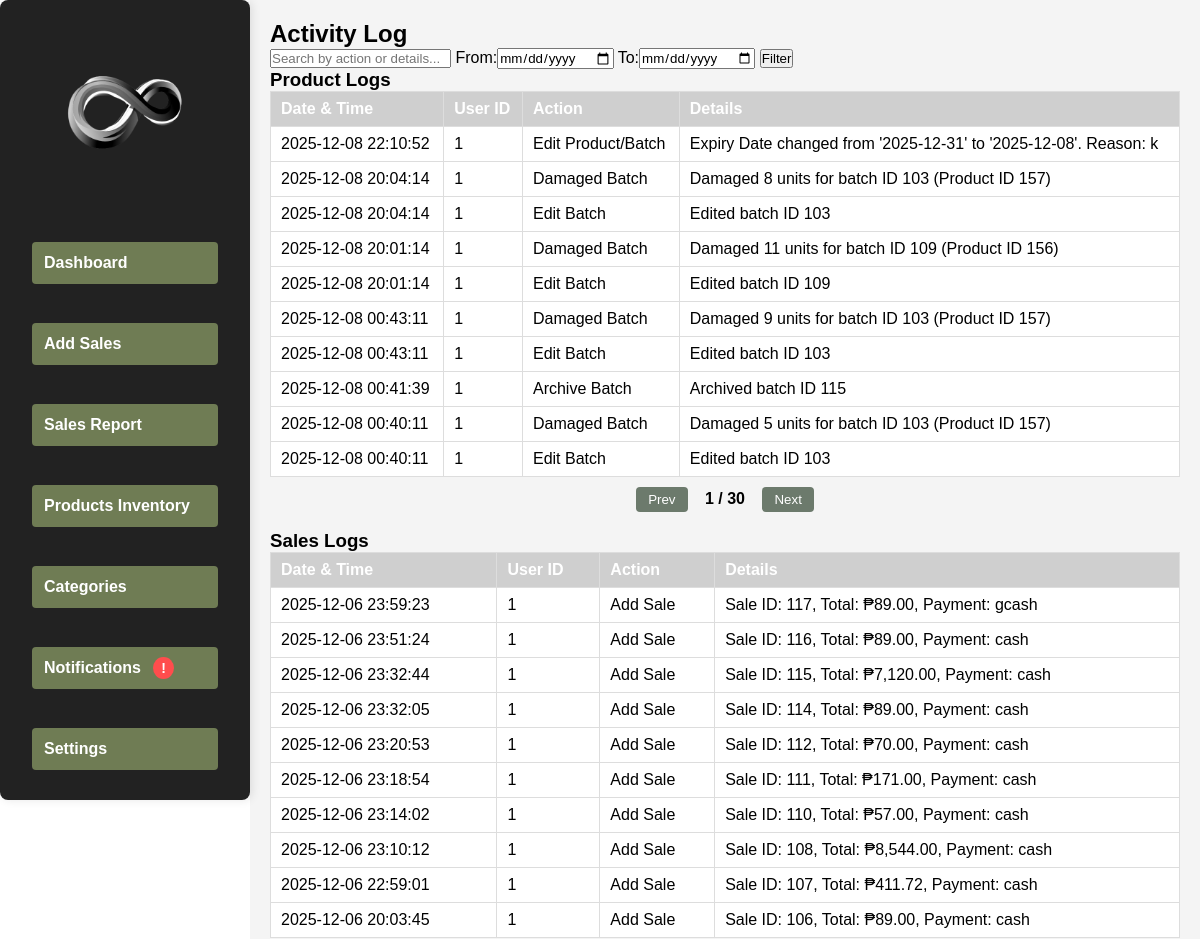
Before: /views/Activity.php (signed in, upper part) with the older database file.
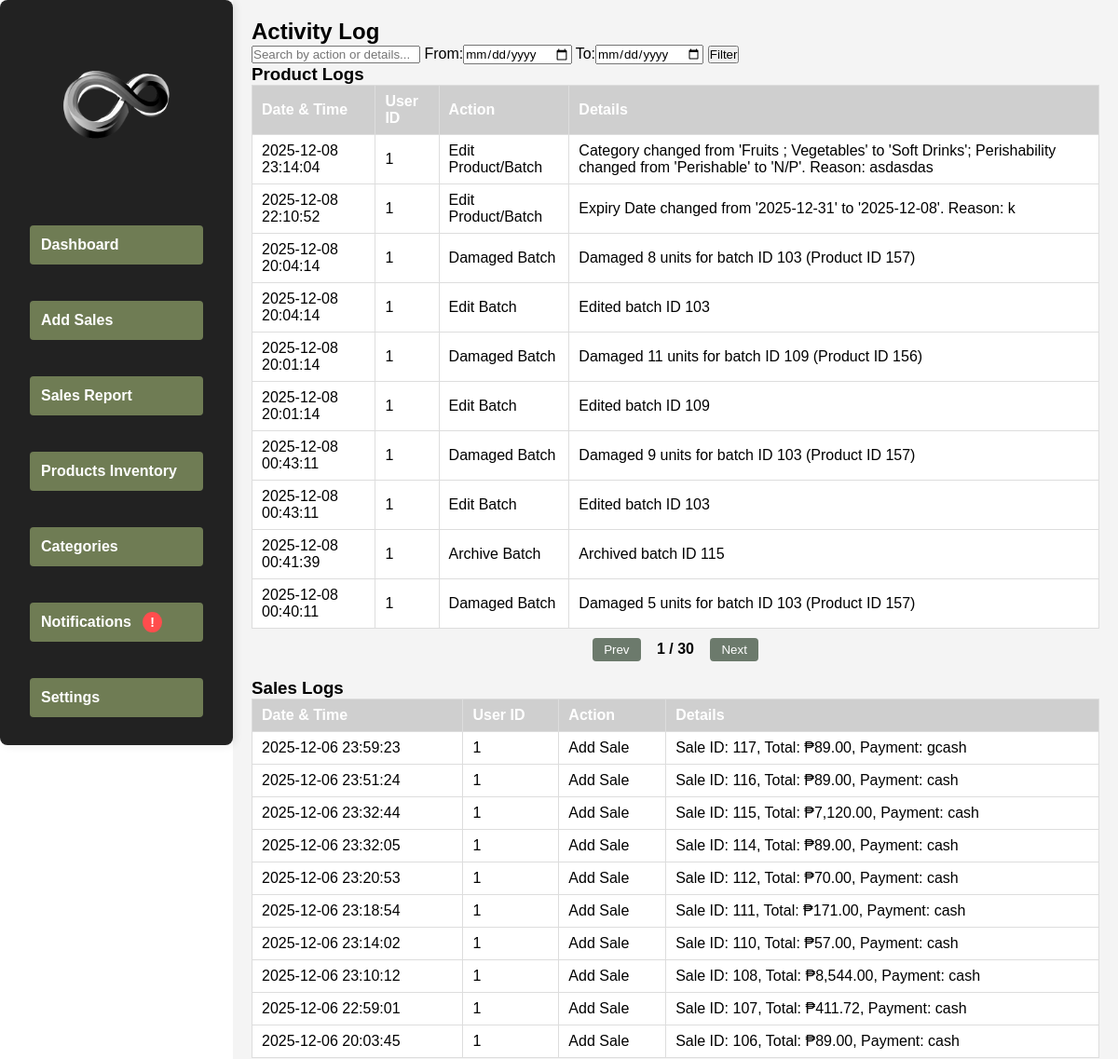
After: the same page with the newer database file.
### tables this page shows
CREATE TABLE `activity_log` (
  `id` int(11) NOT NULL AUTO_INCREMENT,
  `user_id` int(11) NOT NULL,
  `action` varchar(100) NOT NULL,
  `details` text DEFAULT NULL,
  `log_time` datetime NOT NULL,
  PRIMARY KEY (`id`)
);

### database.php (called while the page is built)
<?php
class Database {
    private static $host     = null;
    private static $dbname   = null;
    private static $username = null;
    private static $password = null;
    private static $port     = '3306';
    private static $conn     = null;
    public static function getConnection() {
        if (self::$conn === null) {
            self::$host     = getenv('MYSQLHOST')     ?: getenv('DB_HOST')     ?: 'localhost';
            self::$dbname   = getenv('MYSQLDATABASE') ?: getenv('DB_NAME')     ?: 'railway';
            self::$username = getenv('MYSQLUSER')     ?: getenv('DB_USER')     ?: 'root';
            self::$password = getenv('MYSQLPASSWORD') ?: getenv('DB_PASSWORD') ?: '';
            self::$port     = getenv('MYSQLPORT')     ?: getenv('DB_PORT')     ?: '3306';
            try {
                self::$conn = new PDO(
                    "mysql:host=" . self::$host . ";port=" . self::$port . ";dbname=" . self::$dbname,
                    self::$username,
                    self::$password
                );
                self::$conn->setAttribute(PDO::ATTR_ERRMODE, PDO::ERRMODE_EXCEPTION);
            } catch (PDOException $exception) {
                echo "Connection error: " . $exception->getMessage();
            }
        }
        return self::$conn;
    }
}
?>

### controllers/ActivityLogController.php (called while the page is built, shortened)
<?php
require_once $_SERVER['DOCUMENT_ROOT'] . '/POSu/models/ActivityLogModel.php';
class ActivityLogController {
    private $model;
    public function __construct() {
        $this->model = new ActivityLogModel();
    }
    public function getLogs($search = '', $startDate = '', $endDate = '', $limit = 50, $offset = 0) {
        return $this->model->getLogs($search, $startDate, $endDate, $limit, $offset);
    }
}
?>

### models/ActivityLogModel.php (called while the page is built, shortened)
<?php
require_once $_SERVER['DOCUMENT_ROOT'] . '/POSu/database.php';
class ActivityLogModel {
    private $conn;
    public function __construct() {
        $this->conn = Database::getConnection();
    }
    public function getLogs($search = '', $startDate = '', $endDate = '', $limit = 50, $offset = 0) {
        $sql = "SELECT * FROM activity_log WHERE 1=1";
        $params = [];
        $sql .= " ORDER BY log_time DESC LIMIT :limit OFFSET :offset";
        $stmt = $this->conn->prepare($sql);
        $stmt->bindValue(':limit', (int)$limit, PDO::PARAM_INT);
        $stmt->bindValue(':offset', (int)$offset, PDO::PARAM_INT);
        $stmt->execute();
        return $stmt->fetchAll(PDO::FETCH_ASSOC);
    }
}
?>

### views/Activity.php (the view, shortened to what this page needs)
<?php
require_once $_SERVER['DOCUMENT_ROOT'] . '/POSu/controllers/ActivityLogController.php';
$search = $_GET['search'] ?? '';
$startDate = $_GET['start_date'] ?? '';
$endDate = $_GET['end_date'] ?? '';
$controller = new ActivityLogController();
$logs = $controller->getLogs($search, $startDate, $endDate, 1000, 0);
function getEntity($log) {
    $text = strtolower($log['action'] . ' ' . $log['details']);
    if (strpos($text, 'batch') !== false || strpos($text, 'product') !== false) return 'Product';
    if (strpos($text, 'sale') !== false) return 'Sales';
    if (strpos($text, 'category') !== false) return 'Category';
    if (strpos($text, 'user') !== false) return 'User';
    return 'Other';
}
$entityLogs = [];
foreach ($logs as $log) {
    $entity = getEntity($log);
    $entityLogs[$entity][] = $log;
}
?>
<?php include $_SERVER['DOCUMENT_ROOT'] . '/POSu/includes/sidebar.php'; ?>
<link rel="stylesheet" href="/POSu/styles/stylee.css">
<link rel="stylesheet" href="/POSu/styles/activitycss.css">
<div class="main-content">
    <h2>Activity Log</h2>
    <form class="search-form" method="GET">
        <input type="text" placeholder="Search by action or details..." name="search" value="<?= htmlspecialchars($search) ?>">
        <label>From:<input type="date" name="start_date" value="<?= htmlspecialchars($startDate) ?>"></label>
        <label>To:<input type="date" name="end_date" value="<?= htmlspecialchars($endDate) ?>"></label>
        <button type="submit">Filter</button>
    </form>
    <?php foreach ($entityLogs as $entity => $logsArray): ?>
        <div class="entity-section">
            <h3><?= htmlspecialchars($entity) ?> Logs</h3>
            <table class="table" data-rows-per-page="10">
                <thead>
                    <tr>
                        <th>Date & Time</th>
                        <th>User ID</th>
                        <th>Action</th>
                        <th>Details</th>
                    </tr>
                </thead>
                <tbody>
                    <?php foreach ($logsArray as $log): ?>
                        <tr>
                            <td><?= htmlspecialchars($log['log_time']) ?></td>
                            <td><?= htmlspecialchars($log['user_id']) ?></td>
                            <td><?= htmlspecialchars($log['action']) ?></td>
                            <td><?= htmlspecialchars($log['details']) ?></td>
                        </tr>
                    <?php endforeach; ?>
                </tbody>
            </table>
            <div class="table-pagination" style="text-align:center; margin-top:10px;">
                <button class="prev-btn">Prev</button>
                <span class="page-info">1 / 1</span>
                <button class="next-btn">Next</button>
            </div>
        </div>
        <br>
    <?php endforeach; ?>
</div>

### includes/sidebar.php (shortened to what this page needs)
<?php
$role = $_SESSION['role'] ?? 'cashier';
$current_page = basename($_SERVER['REQUEST_URI']);
function checkNotifications() {
    $nearExpiryCount = 3;
    $lowStockCount = 2;
    return ($nearExpiryCount > 0 || $lowStockCount > 0);
}
?>
<aside class="sidebar">
    <div class="sidebar-header">
        <a href="/POSu/dashboard" class="sidebar-brand">
            <img src="/POSu/images/logo.png" alt="Logo">
        </a>
    </div>
    <ul class="nav">
        <li><a class="nav-link <?= (strpos($current_page, 'dashboard') !== false) ? 'active' : '' ?>" href="/POSu/dashboard">Dashboard</a></li>
        <li><a class="nav-link <?= (strpos($current_page, 'ADD-SALES-PAGE') !== false) ? 'active' : '' ?>" href="/POSu/ADD-SALES-PAGE">Add Sales</a></li>
        <?php if ($role === 'admin'): ?>
            <li><a class="nav-link <?= (strpos($current_page, 'sales') !== false) ? 'active' : '' ?>" href="/POSu/sales">Sales Report</a></li>
        <?php endif; ?>
        <li><a class="nav-link <?= (strpos($current_page, 'products') !== false) ? 'active' : '' ?>" href="/POSu/products">Products Inventory</a></li>
        <li><a class="nav-link <?= (strpos($current_page, 'Categories') !== false) ? 'active' : '' ?>" href="/POSu/Categories">Categories</a></li>
        <li>
            <a class="nav-link <?= (strpos($current_page, 'notifications') !== false) ? 'active' : '' ?>" href="/POSu/views/notifications.php">
                Notifications
                <?php if (checkNotifications()): ?>
                    <span class="notification-badge">!</span>
                <?php endif; ?>
            </a>
        </li>
        <li><a class="nav-link <?= (strpos($current_page, 'settings') !== false) ? 'active' : '' ?>" href="/POSu/views/settings.php">Settings</a></li>
    </ul>
</aside>

### styles/stylee.css (style rules this page uses)
* { margin: 0; padding: 0; box-sizing: border-box; font-family: Arial, sans-serif; }
.main-content { flex-grow: 1; padding: 20px; background-color: #f4f7fc; }
.sidebar { width: 250px; height: 100vh; background: #222; color: white; padding: 20px; position: fixed; left: 0; top: 0; }
.sidebar ul { list-style: none; padding: 0; }
.sidebar ul li { padding: 12px; text-align: left; }
.sidebar ul li a { color: white; text-decoration: none; display: block; }
.main-content { margin-left: 250px; width: calc(100% - 250px); padding: 20px; background: #f4f4f4; min-height: 100vh; }
table { width: 100%; border-collapse: collapse; background: white; }
table th, table td { padding: 10px; text-align: left; border-bottom: 1px solid #ddd; }
table th { background: #007bff; color: white; }

### includes/sidebar.php (style rules this page uses)
.notification-badge { color: #fff; background-color: #ff4d4d; border-radius: 50%; padding: 3px 8px; font-size: 14px; margin-left: 8px; animation: pulse 1.5s infinite; }
.sidebar { position: fixed; left: 0; top: 0; width: 260px; height: 100%; background-color: #b9c79f; color: #f4f4f4; padding: 20px 10px; display: flex; flex-direction: column; align-items: center; box-shadow: 2px 0 10px rgba(0, 0, 0, 0.1); transition: background-color 0.3s ease; overflow-y: auto; border-radius: 8px; }
.sidebar-header { text-align: center; margin-bottom: 20px; }
.sidebar-brand img { max-width: 180px; border-radius: 8px; }
.nav { list-style: none; padding: 0; width: 100%; }
.nav li { width: 100%; text-align: center; margin: 5px 0; }
.nav-link { text-decoration: none; color: #f4f4f4; background: #6f7c54; padding: 12px; display: block; border-radius: 4px; font-weight: bold; transition: all 0.3s ease; margin: 5px 0; }

### views/Activity.php (style rules this page uses)
.table { width: 100%; border-collapse: collapse; margin-bottom: 5px; }
.table th, .table td { padding: 8px 10px; border: 1px solid #ddd; text-align: left; }
.table th { background-color: #cfcfcf; }
.table-pagination button { padding: 5px 12px; margin: 0 5px; background-color: #6c7a6c; border: none; border-radius: 4px; color: white; cursor: pointer; transition: background 0.2s; }
.table-pagination .page-info { font-weight: bold; margin: 0 8px; }

Changed rows visible on the page:
no longer on this page (row unchanged): activity_log: log_time "2025-12-08 00:40:11", user "1", action "Edit Batch", details "Edited batch ID 103", shown under "Product"
added activity_log: log_time "2025-12-08 23:14:04", user "1", action "Edit Product/Batch", details "Category changed from 'Fruits ; Vegetables' to 'Soft Drinks'; Perishability changed from 'Perishable' to 'N/P'. Reason: asdasdas", shown under "Product"
